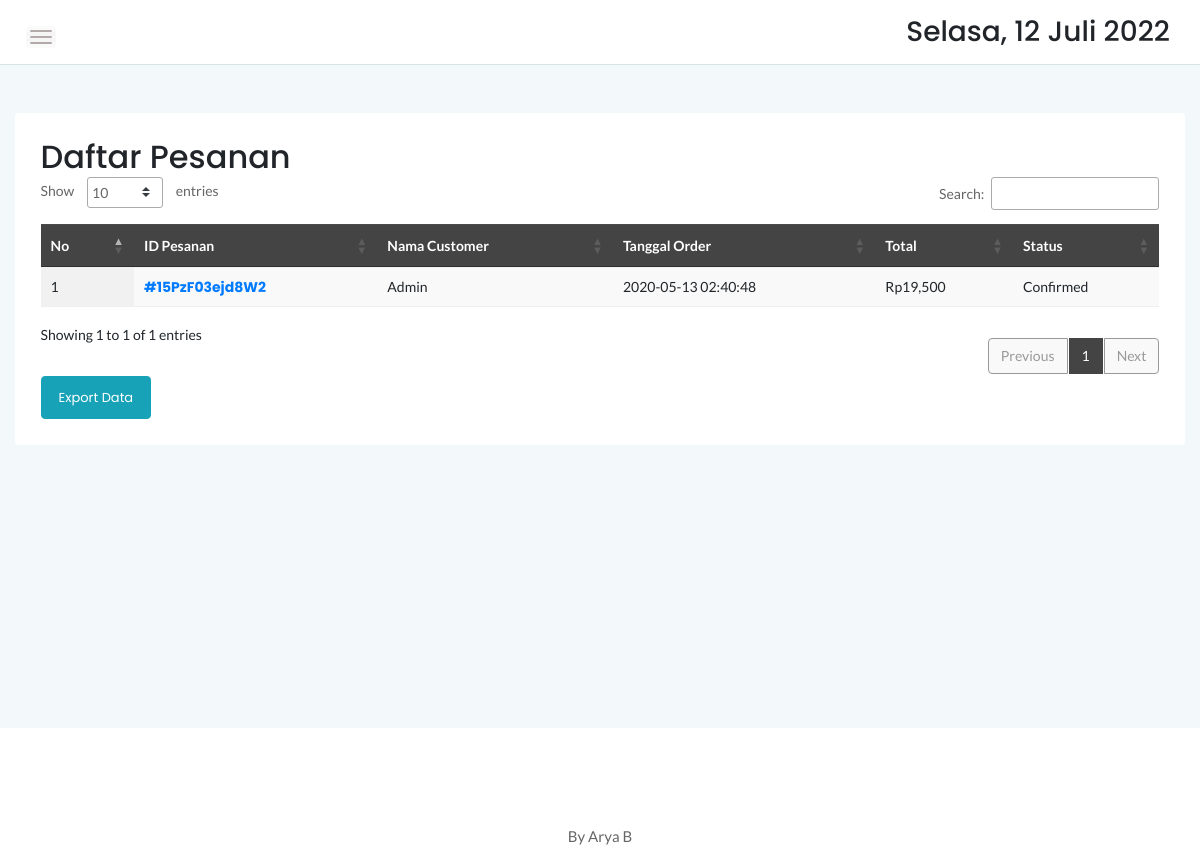
The app's page /admin/manageorder.php, older data.
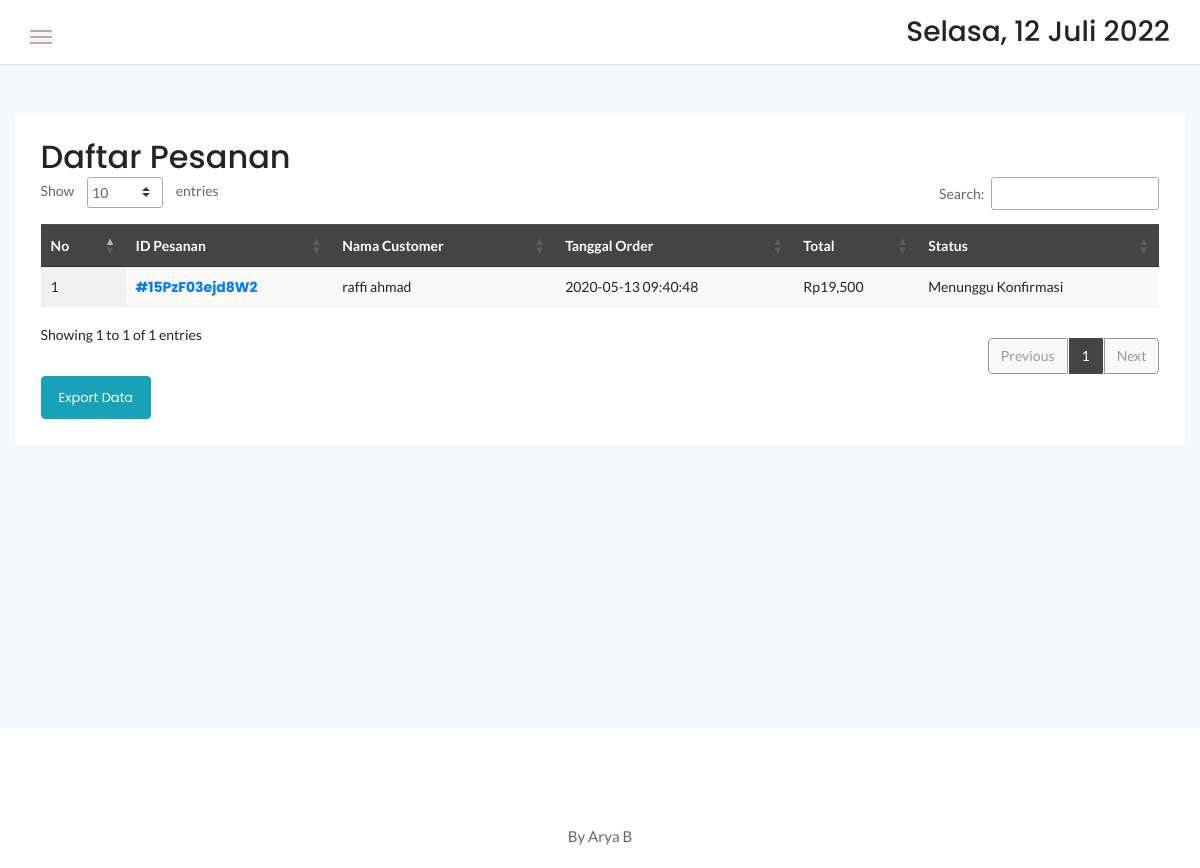
The same page, newer data.
### tables this page shows
CREATE TABLE `cart` (
  `idcart` int(11) NOT NULL AUTO_INCREMENT,
  `orderid` varchar(100) NOT NULL,
  `userid` int(11) NOT NULL,
  `tglorder` timestamp NOT NULL DEFAULT current_timestamp(),
  `status` varchar(10) NOT NULL DEFAULT 'Cart',
  PRIMARY KEY (`idcart`),
  UNIQUE KEY `orderid` (`orderid`),
  KEY `orderid_2` (`orderid`)
);

### admin/manageorder.php (the view, shortened to what the changed rows need)
<?php
	include '../dbconnect.php';
	?>
<!doctype html>
<html class="no-js" lang="en">
<head>
    <link rel="stylesheet" href="assets/css/bootstrap.min.css">
    <link rel="stylesheet" href="assets/css/font-awesome.min.css">
    <link rel="stylesheet" href="assets/css/themify-icons.css">
    <link rel="stylesheet" href="assets/css/metisMenu.css">
    <link rel="stylesheet" href="assets/css/owl.carousel.min.css">
    <link rel="stylesheet" href="assets/css/slicknav.min.css">
    <link rel="stylesheet" href="https://www.amcharts.com/lib/3/plugins/export/export.css" type="text/css" media="all" />
	<link rel="stylesheet" type="text/css" href="https://cdn.datatables.net/1.10.20/css/jquery.dataTables.min.css">
    <link rel="stylesheet" type="text/css" href="https://cdn.datatables.net/1.10.20/css/jquery.dataTables.css">
    <link rel="stylesheet" type="text/css" href="https://cdn.datatables.net/1.10.20/css/dataTables.bootstrap4.min.css">
    <link rel="stylesheet" type="text/css" href="https://cdn.datatables.net/responsive/2.2.3/css/responsive.bootstrap.min.css">
    <link rel="stylesheet" type="text/css" href="https://cdn.datatables.net/responsive/2.2.3/css/responsive.jqueryui.min.css">
	<link rel="stylesheet" type="text/css" href="https://cdn.datatables.net/buttons/1.5.2/css/buttons.dataTables.min.css">
    <link rel="stylesheet" href="assets/css/typography.css">
    <link rel="stylesheet" href="assets/css/default-css.css">
    <link rel="stylesheet" href="assets/css/styles.css">
    <link rel="stylesheet" href="assets/css/responsive.css">
</head>
<body>
    <div class="page-container">
        <div class="main-content">
            <div class="main-content-inner">
                <div class="row mt-5 mb-5">
                    <div class="col-12">
                        <div class="card">
                            <div class="card-body">
                                <div class="d-sm-flex justify-content-between align-items-center">
									<h2>Daftar Pesanan</h2>
								</div>
                                    <div class="data-tables datatable-dark">
										 <table id="dataTable3" class="display" style="width:100%"><thead class="thead-dark">
											<tr>
												<th>No</th>
												<th>ID Pesanan</th>
												<th>Nama Customer</th>
												<th>Tanggal Order</th>
												<th>Total</th>
												<th>Status</th>
											</tr></thead><tbody>
											<?php
											$brgs=mysqli_query($conn,"SELECT * from cart c, login l where c.userid=l.userid and status!='Cart' and status!='Selesai' order by idcart ASC");
											$no=1;
											while($p=mysqli_fetch_array($brgs)){
											$orderids = $p['orderid'];
												?>
												<tr>
													<td><?php echo $no++ ?></td>
													<td><strong><a href="order.php?orderid=<?php echo $p['orderid'] ?>">#<?php echo $p['orderid'] ?></a></strong></td>
													<td><?php echo $p['namalengkap'] ?></td>
													<td><?php echo $p['tglorder'] ?></td>
													<td>Rp<?php
												$result1 = mysqli_query($conn,"SELECT SUM(d.qty*p.hargaafter) AS count FROM detailorder d, produk p where orderid='$orderids' and p.idproduk=d.idproduk order by d.idproduk ASC");
												$cekrow = mysqli_num_rows($result1);
												$row1 = mysqli_fetch_assoc($result1);
												$count = $row1['count'];
												if($cekrow > 0){
													echo number_format($count);
													} else {
														echo 'No data';
													}?></td>
													<td><?php
													$orders = $p['orderid'];
													$cekkonfirmasipembayaran = mysqli_query($conn,"select * from konfirmasi where orderid='$orders'");
													$cekroww = mysqli_num_rows($cekkonfirmasipembayaran);
													if($cekroww > 0){
														echo 'Confirmed';
													} else {
														if($p['status']!='Pengiriman'){
															echo "Menunggu Konfirmasi";
														} else {
															echo "Pengiriman";
														};
													}
													?></td>
												</tr>
												<?php
											}
											?>
										</tbody>
										</table>
                                    </div>
                                </div>
                            </div>
                        </div>
                    </div>
                </div>
            </div>
        </div>
</body>
</html>

Row changes from the older to the newer data that the page shows:
changed cart "15PzF03ejd8W2": userid.namalengkap "Admin" → "raffi ahmad"; tglorder "2020-05-13 02:40:48" → "2020-05-13 09:40:48"; text "Confirmed" → "Menunggu Konfirmasi"
